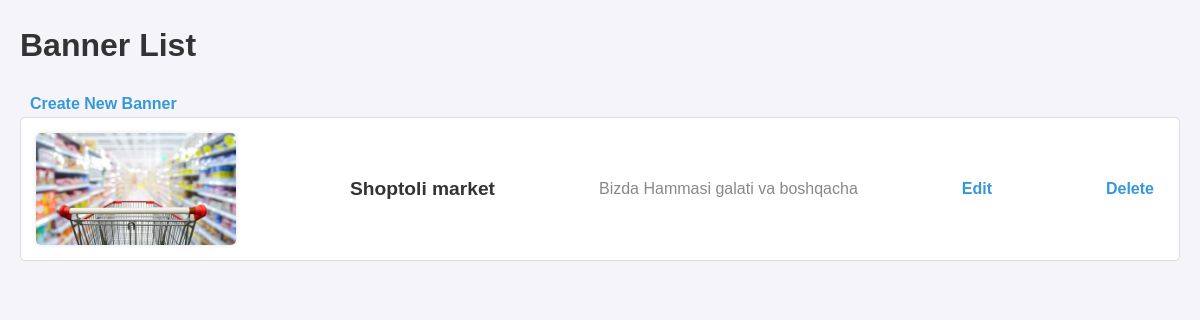
The page /main/banners/ on the database as committed earlier.
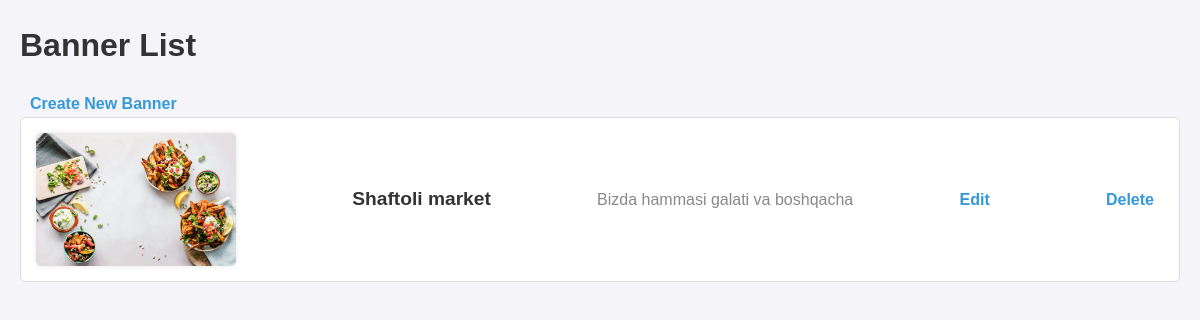
The same page on the database as committed later.
### Goods/models.py (models this page shows, shortened)
class Banner(models.Model):
    title = models.CharField(max_length=255)
    sub_title = models.CharField(max_length=255, blank=True, null=True)
    img = models.ImageField(upload_to='banners/')
    is_active = models.BooleanField(default=True)

### Goods/views.py (the view)
# urls.py: path('banners/', views.banner_list, name='banner_list'),
def banner_list(request):
    banners = models.Banner.objects.all()
    return render(request, 'banners/banner_list.html', {'banners': banners})

### templates/banners/banner_list.html (shortened to what this page needs)
<!DOCTYPE html>
<html lang="en">
{% load static %}
<head>
    <link rel="stylesheet" href="{% static 'assets/css/style2.css' %}">
</head>
<body>
    <h1>Banner List</h1>
    <a href="{% url 'banner_create' %}">Create New Banner</a>
    <ul>
        {% for banner in banners %}
            <li>
                <img src="{{ banner.img.url }}" alt="{{ banner.title }}" style="max-width: 200px;">
                <strong>{{ banner.title }}</strong>
                {% if banner.sub_title %}
                    <em>{{ banner.sub_title }}</em>
                {% endif %}
                <a href="{% url 'banner_update' banner.pk %}">Edit</a>
                <a href="{% url 'banner_delete' banner.pk %}">Delete</a>
            </li>
        {% endfor %}
    </ul>
</body>
</html>

### static/assets/css/style2.css (style rules this page uses)
body, h1, ul { margin: 0; padding: 0; }
body { font-family: Arial, sans-serif; line-height: 1.6; background-color: #f4f4f9; padding: 20px; color: #333; }
h1 { margin-bottom: 20px; color: #333; }
a { text-decoration: none; color: #3498db; font-weight: bold; margin: 0 10px; transition: color 0.3s ease; }
ul { list-style: none; }
li { background-color: #fff; border: 1px solid #ddd; padding: 15px; margin-bottom: 10px; border-radius: 5px; display: flex; align-items: center; justify-content: space-between; }
img { max-width: 200px; border-radius: 5px; box-shadow: 0 0 5px rgba(0, 0, 0, 0.1); margin-right: 20px; }
strong { font-size: 1.2em; margin-right: 10px; }
em { color: #888; font-style: normal; }

Rows that differ between the two databases and show on the page:
removed Banner: img (picture), title "Shoptoli market", sub_title "Bizda Hammasi galati va boshqacha"
added Banner: img (picture), title "Shaftoli market", sub_title "Bizda hammasi galati va boshqacha"
